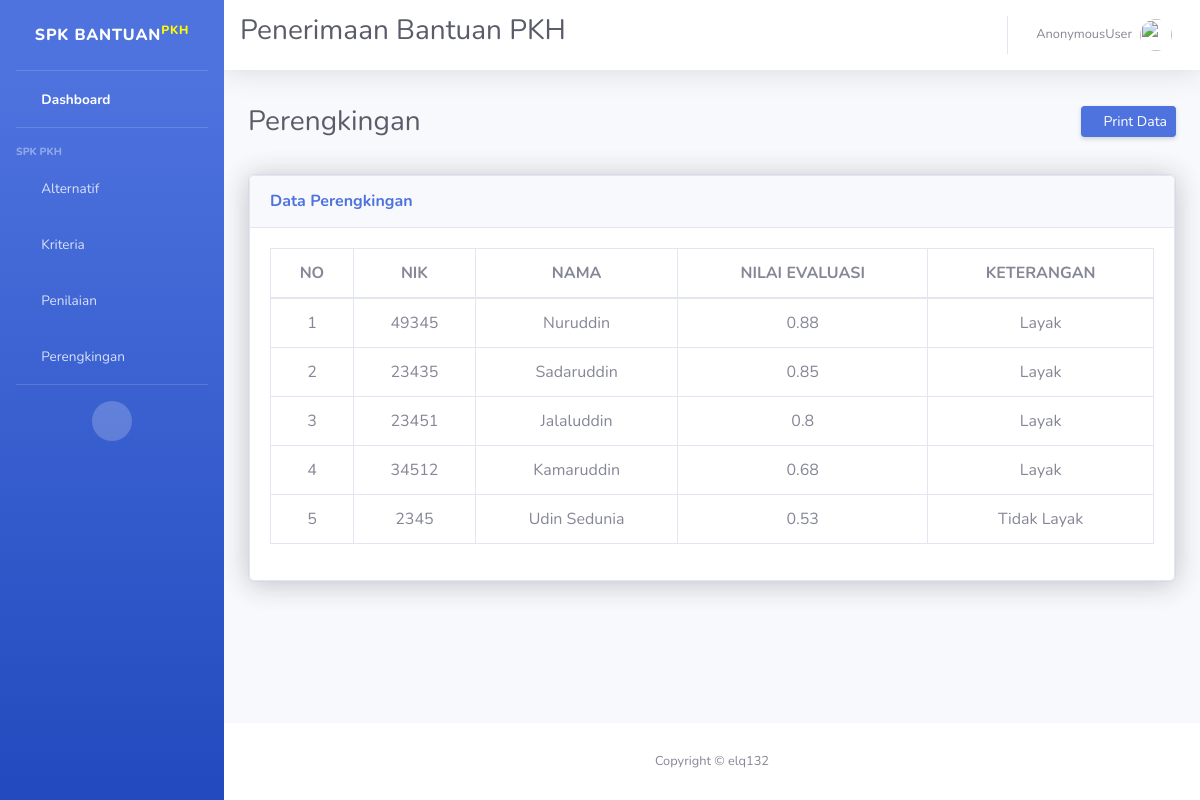
/dashboard/rengking/, run on the app's committed database.
### SPK/models.py (models this page shows, shortened)
class Rengking(models.Model):
    alternatif = models.ForeignKey(Alternatif, on_delete=models.CASCADE)
    rumah = models.CharField(max_length=50)
    penghasilan = models.CharField(max_length=50)
    bumil_bunsui = models.CharField(max_length=50)
    lansia = models.CharField(max_length=50)
    anak_sekolah = models.CharField(max_length=50)
    total_nilai = models.FloatField(null=True)
    ket = models.CharField(max_length=50)

class Alternatif(models.Model):
    simbol          = models.CharField(max_length=50, unique=True)
    nik             = models.IntegerField()
    nama_alternatif = models.CharField(max_length=50, unique=True)
    alamat          = models.TextField()

### SPK/views.py (the view)
# urls.py: path('rengking/', views.rengking, name='perengkingan'),
def rengking(request):
    rengking_data = Rengking.objects.all().order_by('-total_nilai')
    context = {
        'rengking_data': rengking_data,
    }
    return render(request, 'rengking.html', context)

### templates/rengking.html (shortened to what this page needs)
{%load static%}
<!DOCTYPE html>
<html lang="en">
<head>
    <link href="{%static 'vendor/fontawesome-free/css/all.min.css'%}" rel="stylesheet" type="text/css">
    <link href="{%static 'css/sb-admin-2.min.css'%}" rel="stylesheet">
</head>
<body id="page-top">
    <div id="wrapper">
        <ul class="navbar-nav bg-gradient-primary sidebar sidebar-dark accordion" id="accordionSidebar">
            <a class="sidebar-brand d-flex align-items-center justify-content-center" href="{%url 'index'%}">
                <div class="sidebar-brand-text mx-3">SPK Bantuan<sup style="color: rgb(255, 251, 0);">PKH</sup></div>
            </a>
            <hr class="sidebar-divider my-0">
            <li class="nav-item active">
                <a class="nav-link" href="{%url 'index'%}">
                    <i class="fas fa-fw fa-tachometer-alt"></i>
                    <span>Dashboard</span></a>
            </li>
            <hr class="sidebar-divider">
            <div class="sidebar-heading">
                SPK PKH
            </div>
            <li class="nav-item">
                <a class="nav-link" href="{%url 'data:alternatif'%}">
                    <i class="fas fa-fw fa-chart-area"></i>
                    <span>Alternatif</span></a>
            </li>
            <li class="nav-item">
                <a class="nav-link collapsed" href="#" data-toggle="collapse" data-target="#collapseTwo"
                    aria-expanded="true" aria-controls="collapseTwo">
                    <i class="fas fa-fw fa-cog"></i>
                    <span>Kriteria</span>
                </a>
            </li>
            <li class="nav-item">
                <a class="nav-link" href="{%url 'data:penilaian'%}">
                    <i class="fas fa-fw fa-table"></i>
                    <span>Penilaian</span></a>
            </li>
            <li class="nav-item">
                <a class="nav-link" href="{%url 'data:perengkingan'%}">
                    <i class="fas fa-fw fa-folder"></i>
                    <span>Perengkingan</span></a>
            </li>
            <hr class="sidebar-divider d-none d-md-block">
            <div class="text-center d-none d-md-inline">
                <button class="rounded-circle border-0" id="sidebarToggle"></button>
            </div>
        </ul>
        <div id="content-wrapper" class="d-flex flex-column">
            <div id="content">
                <nav class="navbar navbar-expand navbar-light bg-white topbar mb-4 static-top shadow">
                    <div class="">
                        <h1 class="h3 mb-0 text-gray-800">Penerimaan Bantuan PKH<h1></h1>
                    </div>
                    <ul class="navbar-nav ml-auto">
                        <li class="nav-item dropdown no-arrow">
                            <a class="nav-link dropdown-toggle" href="#" id="userDropdown" role="button"
                                data-toggle="dropdown" aria-haspopup="true" aria-expanded="false">
                                <span class="mr-2 d-none d-lg-inline text-gray-600 small">{{user}}</span>
                                <img class="img-profile rounded-circle"
                                    src="{%static 'img/profile.png'%}">
                            </a>
                        </li>
                    </ul>
                </nav>
                <div class="container-fluid">
                    <div class="d-sm-flex align-items-center justify-content-between mb-4">
                        <h1 class="h3 mb-0 text-gray-800">Perengkingan<h1>
                            <a href="#" class="d-none d-sm-inline-block btn btn-sm btn-primary shadow-sm" onclick="printSurat(event)">
                                <i class="fas fa-print us fa-sm text-white-50"></i> Print Data
                            </a>
                    </div>
                    <div class="row">
                       <div class="col-xl-12 col-lg-9">
                        <div class="card shadow mb-4">
                            <div class="card shadow">
                                <div class="card-header py-3">
                                    <h6 class="m-0 font-weight-bold text-primary">Data Perengkingan</h6>
                                </div>
                                <div class="card-body table-responsive">
                                        <table class="table table-bordered" id="dataTable" width="100%" cellspacing="0">
                                            <thead class="text-center">
                                                <tr>
                                                    <th>NO</th>
                                                    <th>NIK</th>
                                                    <th>NAMA</th>
                                                    <th>NILAI EVALUASI</th>
                                                    <th>KETERANGAN</th>
                                                </tr>
                                            </thead>
                                            <tbody>
                                                {% for reng in rengking_data %}
                                                    <tr>
                                                        <td class="text-center">{{ forloop.counter }}</td>
                                                        <td class="text-center">{{ reng.alternatif.nik  }}</td>
                                                        <td class="text-center">{{ reng.alternatif.nama_alternatif }}</td>
                                                        <td class="text-center">{{ reng.total_nilai }}</td>
                                                        <td class="text-center">{{ reng.ket  }}</td>
                                                    </tr>
                                                {% endfor %}
                                            </tbody>
                                        </table>
                                </div>
                            </div>
                        </div>
                    </div>
                    </div>
                </div>
            </div>
            <footer class="sticky-footer bg-white">
                <div class="container my-auto">
                    <div class="copyright text-center my-auto">
                        <span>Copyright &copy; elq132</span>
                    </div>
                </div>
            </footer>
        </div>
    </div>
</body>
</html>

### data on the page
Rengking: alternatif.nik "49345", alternatif.nama_alternatif "Nuruddin", total_nilai "0.88", ket "Layak"
Rengking: alternatif.nik "23435", alternatif.nama_alternatif "Sadaruddin", total_nilai "0.85", ket "Layak"
Rengking: alternatif.nik "23451", alternatif.nama_alternatif "Jalaluddin", total_nilai "0.8", ket "Layak"
Rengking: alternatif.nik "34512", alternatif.nama_alternatif "Kamaruddin", total_nilai "0.68", ket "Layak"
Rengking: alternatif.nik "2345", alternatif.nama_alternatif "Udin Sedunia", total_nilai "0.53", ket "Tidak Layak"

### other printed values
{{ user }} "AnonymousUser"
